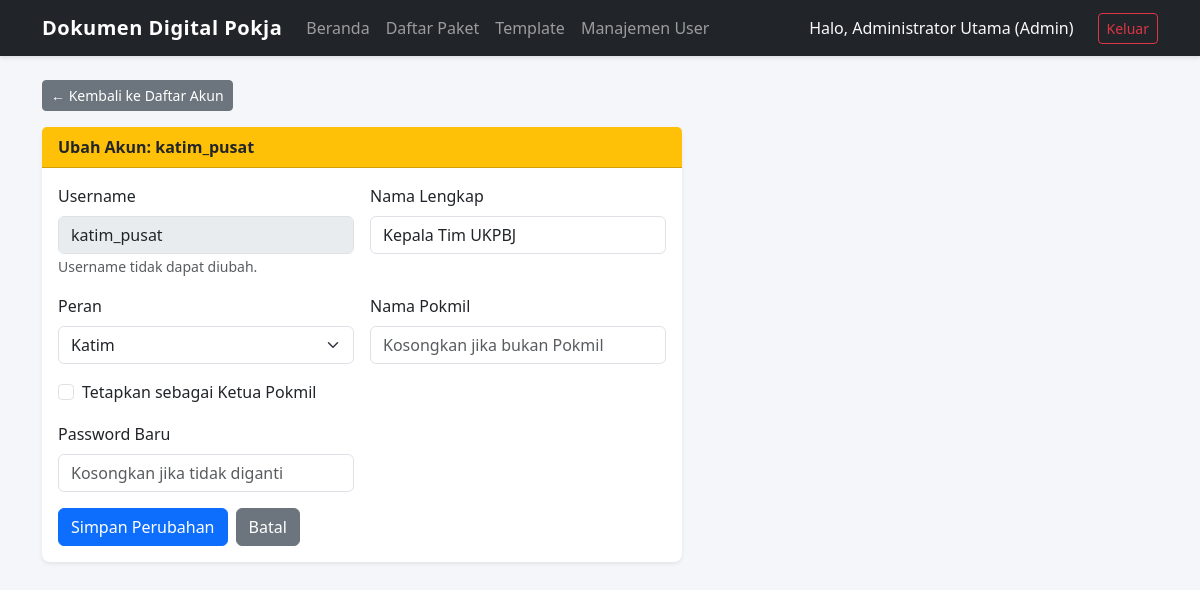
Page /admin/users/2/edit (signed in) on the committed database.
### core/models.py (models this page shows)
class User(db.Model, UserMixin):
    __tablename__ = 'users'
    id = db.Column(db.Integer, primary_key=True)
    username = db.Column(db.String(50), unique=True, nullable=False)
    password_hash = db.Column(db.String(255), nullable=False)
    nama_lengkap = db.Column(db.String(100), nullable=False)
    peran = db.Column(db.String(255), default='Anggota Pokmil') # Bisa menyimpan "Admin, Pokmil"
    nama_pokmil = db.Column(db.String(50), nullable=True)
    is_ketua_pokmil = db.Column(db.Boolean, default=False)
    last_login = db.Column(db.DateTime, nullable=True)

### modules/admin/routes.py (the view, shortened to what this page needs)
@admin_bp.route('/users/<int:user_id>/edit', methods=['GET', 'POST'])
@login_required
def edit_user(user_id):
    if not _hanya_admin():
        flash('Hanya Admin yang dapat mengubah akun!', 'danger')
        return redirect(url_for('admin.manajemen_user'))
    user = User.query.get_or_404(user_id)
    return render_template('admin/edit_user.html', user=user, peran_opsi=PERAN_OPSI)

### app.py (called while the page is built)
@login_manager.user_loader
def load_user(user_id):
    return db.session.get(User, int(user_id))

### modules/admin/routes.py (called while the page is built)
def _hanya_admin():
    return 'Admin' in (current_user.peran or '')

### templates/admin/edit_user.html
{% extends "base.html" %}
{% block content %}
<div class="mb-3"><a href="{{ url_for('admin.manajemen_user') }}" class="btn btn-sm btn-secondary">&larr; Kembali ke Daftar Akun</a></div>
<div class="card shadow-sm" style="max-width:640px">
    <div class="card-header bg-warning fw-bold">Ubah Akun: {{ user.username }}</div>
    <div class="card-body">
        <form method="POST" class="row g-3">
            <div class="col-md-6">
                <label class="form-label">Username</label>
                <input class="form-control" value="{{ user.username }}" disabled>
                <small class="text-muted">Username tidak dapat diubah.</small>
            </div>
            <div class="col-md-6">
                <label class="form-label">Nama Lengkap</label>
                <input name="nama_lengkap" class="form-control" value="{{ user.nama_lengkap }}" required>
            </div>
            <div class="col-md-6">
                <label class="form-label">Peran</label>
                <select name="peran" class="form-select">
                    {% for opt in peran_opsi %}
                    <option value="{{ opt }}" {% if user.peran == opt %}selected{% endif %}>{{ opt }}</option>
                    {% endfor %}
                </select>
            </div>
            <div class="col-md-6">
                <label class="form-label">Nama Pokmil</label>
                <input name="nama_pokmil" class="form-control" value="{{ user.nama_pokmil or '' }}" placeholder="Kosongkan jika bukan Pokmil">
            </div>
            <div class="col-12">
                <div class="form-check">
                    <input class="form-check-input" type="checkbox" name="is_ketua_pokmil" id="ketua" {% if user.is_ketua_pokmil %}checked{% endif %}>
                    <label class="form-check-label" for="ketua">Tetapkan sebagai Ketua Pokmil</label>
                </div>
            </div>
            <div class="col-md-6">
                <label class="form-label">Password Baru</label>
                <input type="password" name="password" class="form-control" placeholder="Kosongkan jika tidak diganti">
            </div>
            <div class="col-12 d-flex gap-2">
                <button class="btn btn-primary">Simpan Perubahan</button>
                <a href="{{ url_for('admin.manajemen_user') }}" class="btn btn-secondary">Batal</a>
            </div>
        </form>
    </div>
</div>
{% endblock %}

### templates/base.html (shortened to what this page needs)
<!DOCTYPE html>
<html lang="id">
<head>
    <link href="https://cdn.jsdelivr.net/npm/bootstrap@5.3.2/dist/css/bootstrap.min.css" rel="stylesheet">
    <link rel="stylesheet" href="{{ url_for('static', filename='css/gaya.css') }}">
</head>
<body>
    <nav class="navbar navbar-expand-lg navbar-dark bg-dark mb-4">
        <div class="container">
            <a class="navbar-brand" href="{{ url_for('beranda') }}">Dokumen Digital Pokja</a>
            <div class="collapse navbar-collapse" id="navbarNav">
                {% if current_user.is_authenticated %}
                <ul class="navbar-nav me-auto">
                    <li class="nav-item">
                        <a class="nav-link" href="{{ url_for('beranda') }}">Beranda</a>
                    </li>
                    <li class="nav-item">
                        <a class="nav-link" href="{{ url_for('paket.daftar_paket') }}">Daftar Paket</a>
                    </li>
                    {% if current_user.peran in ['Admin', 'Katim'] %}
                    <li class="nav-item">
                        <a class="nav-link" href="{{ url_for('template_dokpil.daftar') }}">Template</a>
                    </li>
                    {% endif %}
                    {% if current_user.peran == 'Admin' %}
                    <li class="nav-item">
                        <a class="nav-link" href="{{ url_for('auth.tambah_user') }}">Manajemen User</a>
                    </li>
                    {% endif %}
                </ul>
                <div class="navbar-nav">
                    <span class="nav-item nav-link text-light me-3">
                        Halo, {{ current_user.nama_lengkap }} ({{ current_user.peran }})
                    </span>
                    <a class="btn btn-outline-danger btn-sm my-auto" href="{{ url_for('auth.logout') }}">Keluar</a>
                </div>
                {% endif %}
            </div>
        </div>
    </nav>
    <div class="container">
        {% block content %}{% endblock %}
    </div>
</body>
</html>

### static/css/gaya.css (style rules this page uses)
body { background-color: #f4f6f9; font-family: 'Segoe UI', Tahoma, Geneva, Verdana, sans-serif; color: #333; }
.navbar { box-shadow: 0 2px 4px rgba(0,0,0,0.1); }
.navbar-brand { font-weight: 700; letter-spacing: 0.5px; }
.card { border: none; border-radius: 8px; }
.card-header { font-weight: 600; }

### rows in the picture
User: nama_lengkap "Administrator Utama", peran "Admin"
User: username "katim_pusat", nama_lengkap "Kepala Tim UKPBJ", peran "Katim"
